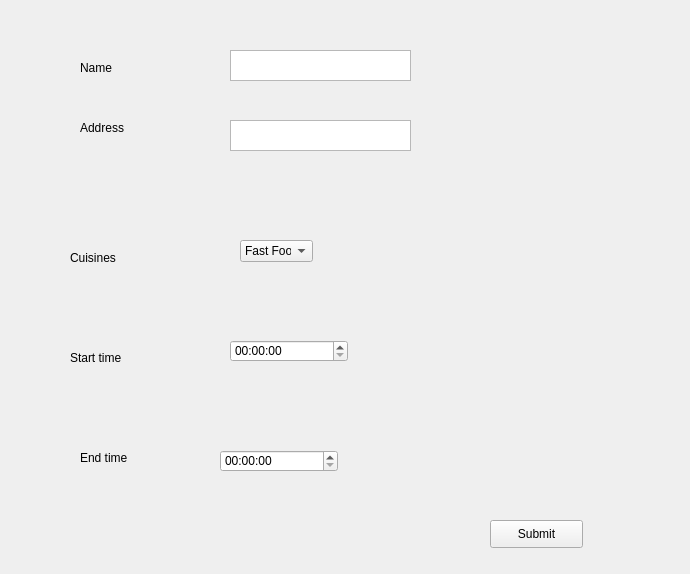
<?xml version="1.0" encoding="UTF-8"?>
<ui version="4.0">
 <class>form_add_restaurant</class>
 <widget class="QWidget" name="form_add_restaurant">
  <property name="geometry">
   <rect>
    <x>0</x>
    <y>0</y>
    <width>690</width>
    <height>574</height>
   </rect>
  </property>
  <property name="windowTitle">
   <string>Form</string>
  </property>
  <widget class="QLabel" name="label_name">
   <property name="geometry">
    <rect>
     <x>80</x>
     <y>60</y>
     <width>55</width>
     <height>16</height>
    </rect>
   </property>
   <property name="text">
    <string>Name</string>
   </property>
  </widget>
  <widget class="QLabel" name="label_address">
   <property name="geometry">
    <rect>
     <x>80</x>
     <y>120</y>
     <width>55</width>
     <height>16</height>
    </rect>
   </property>
   <property name="text">
    <string>Address</string>
   </property>
  </widget>
  <widget class="QLabel" name="label_cuisines">
   <property name="geometry">
    <rect>
     <x>70</x>
     <y>250</y>
     <width>55</width>
     <height>16</height>
    </rect>
   </property>
   <property name="text">
    <string>Cuisines</string>
   </property>
  </widget>
  <widget class="QLabel" name="label_startTime">
   <property name="geometry">
    <rect>
     <x>70</x>
     <y>350</y>
     <width>71</width>
     <height>16</height>
    </rect>
   </property>
   <property name="text">
    <string>Start time</string>
   </property>
  </widget>
  <widget class="QLabel" name="label_endTime">
   <property name="geometry">
    <rect>
     <x>80</x>
     <y>450</y>
     <width>71</width>
     <height>16</height>
    </rect>
   </property>
   <property name="text">
    <string>End time</string>
   </property>
  </widget>
  <widget class="QPlainTextEdit" name="plainTextEdit_name">
   <property name="geometry">
    <rect>
     <x>230</x>
     <y>50</y>
     <width>181</width>
     <height>31</height>
    </rect>
   </property>
  </widget>
  <widget class="QPlainTextEdit" name="plainTextEdit_address">
   <property name="geometry">
    <rect>
     <x>230</x>
     <y>120</y>
     <width>181</width>
     <height>31</height>
    </rect>
   </property>
  </widget>
  <widget class="QTimeEdit" name="timeEdit_startTime">
   <property name="geometry">
    <rect>
     <x>230</x>
     <y>340</y>
     <width>118</width>
     <height>22</height>
    </rect>
   </property>
  </widget>
  <widget class="QTimeEdit" name="timeEdit_endTime">
   <property name="geometry">
    <rect>
     <x>220</x>
     <y>450</y>
     <width>118</width>
     <height>22</height>
    </rect>
   </property>
  </widget>
  <widget class="QPushButton" name="pushButton_submit">
   <property name="geometry">
    <rect>
     <x>490</x>
     <y>520</y>
     <width>93</width>
     <height>28</height>
    </rect>
   </property>
   <property name="text">
    <string>Submit</string>
   </property>
  </widget>
  <widget class="QComboBox" name="comboBox_cuisines">
   <property name="geometry">
    <rect>
     <x>240</x>
     <y>240</y>
     <width>73</width>
     <height>22</height>
    </rect>
   </property>
   <item>
    <property name="text">
     <string>Fast Food</string>
    </property>
   </item>
   <item>
    <property name="text">
     <string>Chinese</string>
    </property>
   </item>
   <item>
    <property name="text">
     <string>French</string>
    </property>
   </item>
   <item>
    <property name="text">
     <string>Mexico</string>
    </property>
   </item>
   <item>
    <property name="text">
     <string>Italian</string>
    </property>
   </item>
   <item>
    <property name="text">
     <string>Japanese</string>
    </property>
   </item>
  </widget>
 </widget>
 <resources/>
 <connections>
  <connection>
   <sender>pushButton_submit</sender>
   <signal>clicked()</signal>
   <receiver>form_add_restaurant</receiver>
   <slot>add_restaurant()</slot>
   <hints>
    <hint type="sourcelabel">
     <x>526</x>
     <y>527</y>
    </hint>
    <hint type="destinationlabel">
     <x>556</x>
     <y>457</y>
    </hint>
   </hints>
  </connection>
 </connections>
 <slots>
  <slot>add_restaurant()</slot>
 </slots>
</ui>
